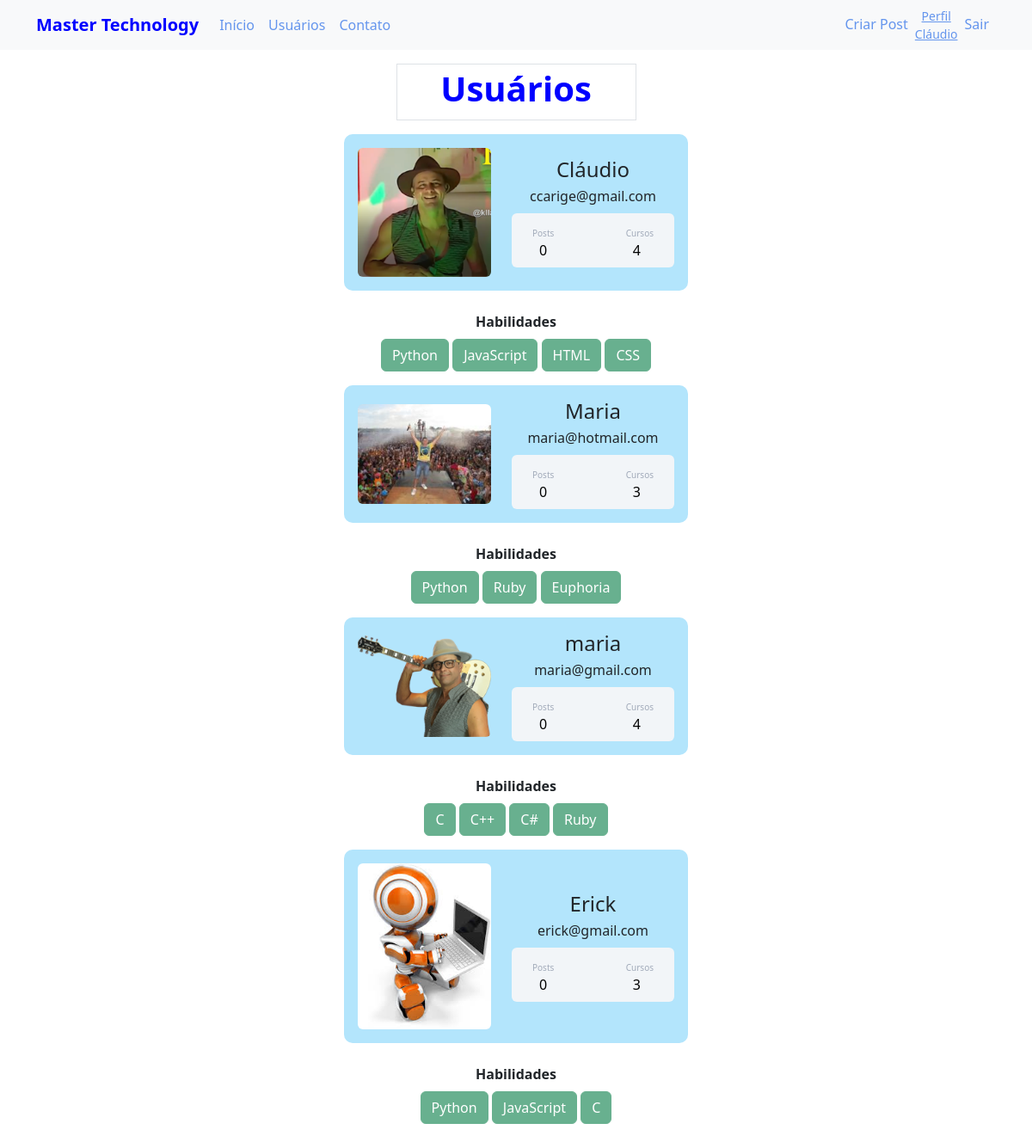
Before: /usuarios (signed in) with the older database file.
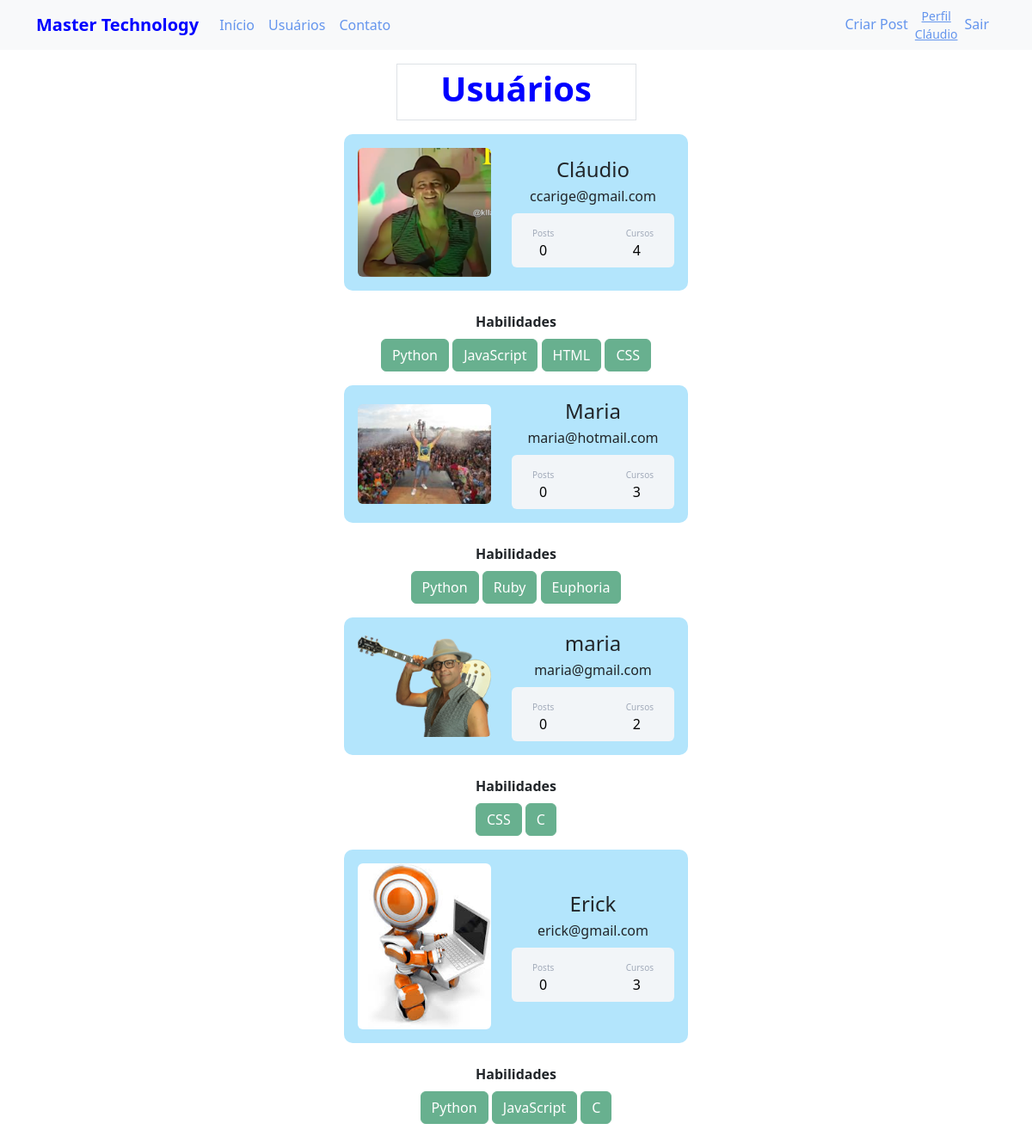
After: the same page with the newer database file.
### mastertechnology/models.py (models this page shows)
class Usuarios(db.Model, UserMixin):
    id = db.Column(db.Integer, primary_key=True)
    username = db.Column(db.String, unique=True, nullable=False)
    email = db.Column(db.String, unique=True, nullable=False)
    senha = db.Column(db.String, nullable=False)
    foto_perfil = db.Column(db.String, default='default.jpg')
    postagens = db.relationship('Postagens', backref='autor', lazy=True)
    linguagem = db.Column(db.String, nullable=False, default="Não informado")

### mastertechnology/links.py (the view)
@app.route('/usuarios')
@login_required
def usuarios():
    lista_usuarios = Usuarios.query.all()
    return render_template('usuarios.html', lista_usuarios=lista_usuarios)

### mastertechnology/models.py (called while the page is built)
@login_usuario.user_loader
def load_usuario(id_usuario):
    return Usuarios.query.get(int(id_usuario))

### mastertechnology/templates/usuarios.html (shortened to what this page needs)
{% extends 'base.html' %}
{% block body %}
        <div  class="container">
            <div class="border p-1 mt-3 col-md-3" style="margin:0 auto;text-align:center">
                <h1><strong style="color:blue">Usuários</strong> </h1>
            </div>
           {% for usuario in lista_usuarios %}
               <div class="container mt-3 d-flex justify-content-center">
                <div class="card p-3">
                    <div class="d-flex align-items-center">
                        <div class="image pe-4">
                            <img src="{{ url_for('static', filename='fotos_perfil/{}'.format(usuario.foto_perfil)) }}" class="rounded" width="155">
                        </div>
                        <div class="ml-3 w-100">
                           <center> <h4 class="mb-1 mt-0">{{usuario.username}}</h4>
                           <span>{{ usuario.email}}</span></center>
                           <div class="p-2 mt-2 bg-primary d-flex justify-content-between rounded text-white stats">
                                <div class="d-flex flex-column">
                                    <span class="articles ps-3 mt-2">Posts</span>
                                    <span class="number1 ps-4">0</span>
                                </div>
                                    {% if 'Não informado' in usuario.linguagem %}
                                        <div class="d-flex flex-column">
                                            <span class="rating pe-3 mt-2">Cursos</span>
                                            <span class="number3 ps-2">0</span>
                                        </div>
                                    {% else %}
                                        <div class="d-flex flex-column">
                                            <span class="rating pe-3 mt-2">Cursos</span>
                                            <span class="number3 ps-2">{{ usuario.linguagem.count(';') + 1 }}</span>
                                        </div>
                                    {% endif %}
                           </div>
                        </div>
                    </div>
                </div>
             </div>
                <div class="row justify-content-center">
                    <div class="col col-4" style="text-align: center">
                        <br><strong>Habilidades</strong><br>
                        {% if 'Não informado' not in usuario.linguagem %}
                            {% for curso in usuario.linguagem.split(';') %}
                                <button type="button" class="btn btn-success mt-2" disabled>{{curso}}</button>
                            {% endfor %}
                        {% else %}
                            <button type="button" class="btn btn-success mt-2" disabled><strong>Nenhuma</strong></button>
                        {% endif %}
                    </div>
                </div>
           {% endfor %}
        </div>
{% endblock %}

### mastertechnology/templates/base.html (shortened to what this page needs)
<!DOCTYPE html>
<html lang="pt-br">
    <head>
        <link href="https://cdn.jsdelivr.net/npm/bootstrap@5.2.0/dist/css/bootstrap.min.css" rel="stylesheet">
        <link rel="stylesheet" type="text/css" href="{{ url_for('static', filename='main.css') }}"   >
    </head>
    <body>
        {% include 'navbar.html' %}
        {% block body %}
        {% endblock %}
    </body>
</html>

### mastertechnology/templates/navbar.html (shortened to what this page needs)
<nav class="navbar navbar-expand-lg navbar-light bg-light">
  <div class="container-fluid container">
    <a class="navbar-brand" href="{{ url_for('home') }}"><strong style="color:blue">Master Technology</strong> </a>
    <div class="collapse navbar-collapse" id="navbarSupportedContent">
      <ul class="navbar-nav me-auto mb-2 mb-lg-0">
        <li class="nav-item">
          <a class="nav-link" href="{{ url_for('home') }}" style="color: cornflowerblue">Início</a>
        </li>
        <li class="nav-item">
          <a class="nav-link" href="{{ url_for('usuarios') }}" style="color: cornflowerblue">Usuários</a>
        </li>
        <li class="nav-item">
          <a class="nav-link" href="{{ url_for('contato') }}" style="color: cornflowerblue">Contato</a>
        </li>
      </ul>
      <ul class = "d_flex navbar-nav">
         {% if current_user.is_authenticated%}
            <li class="nav-item">
              <a class="nav-link" href="{{ url_for('criar_post') }}" style="color: cornflowerblue">Criar Post</a>
            </li>
            <li class="nav-item">
                {% if current_user.is_authenticated%}
                <div class="box">
                    <div class="p1">
                    <a class="small" href="{{ url_for('perfil') }}" style="color: cornflowerblue">
                        <center>Perfil<br>
                        {{"{}".format(current_user.username)}}</center>
                    </a>
                    </div>
                </div>
                {% endif %}
            </li>
            <li class="nav-item">
              <a class="nav-link" href="{{ url_for('sair') }}" style="color: cornflowerblue">Sair</a>
            </li>
         {% endif %}
      </ul>
    </div>
  </div>
</nav>

### mastertechnology/static/main.css (style rules this page uses)
.card { width: 400px; border: none; border-radius: 10px; background-color: #B3E5FC; }
.stats { background: #f2f5f8 !important; color: #000 !important; }
.articles { font-size:10px; color: #a1aab9; }
.number1 { font-weight:500; }
.rating { font-size:10px; color: #a1aab9; }
.number3 { font-weight:500; }

Changed rows visible on the page:
changed Usuarios "maria": linguagem "4" → "2"
Other visible differences:
new list line: "CSS"
list line gone: "C++"
list line gone: "C#"
list line gone: "Ruby"
